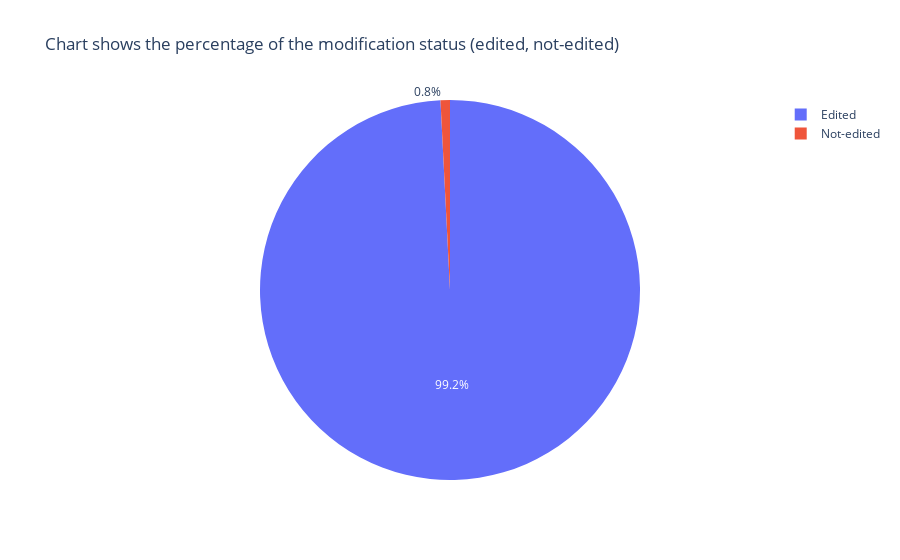

Write notebook code for a chart like this one.
### Code cell
#This chart shows the percentage of the modification status (edited, non-edited) which means the ticket has a recall or not

w = df["modifications"].value_counts()
w.values

fig = px.pie(w, values= w.values, names= w.index, 
             title='Chart shows the percentage of the modification status (edited, not-edited)')

fig.show()

### Figure 1 — Plotly figure (JSON) as saved in the notebook; plotly's stock layout.template omitted (floating-point values rounded to 4 significant figures)
{"data": [{"domain": {"x": [0, 1], "y": [0, 1]}, "hovertemplate": "index=%{label}<br>value=%{value}<extra></extra>", "labels": ["Edited", "Not-edited"], "legendgroup": "", "name": "", "showlegend": true, "type": "pie", "values": [992, 8]}], "layout": {"legend": {"tracegroupgap": 0}, "title": {"text": "Chart shows the percentage of the modification status (edited, not-edited)"}}}
